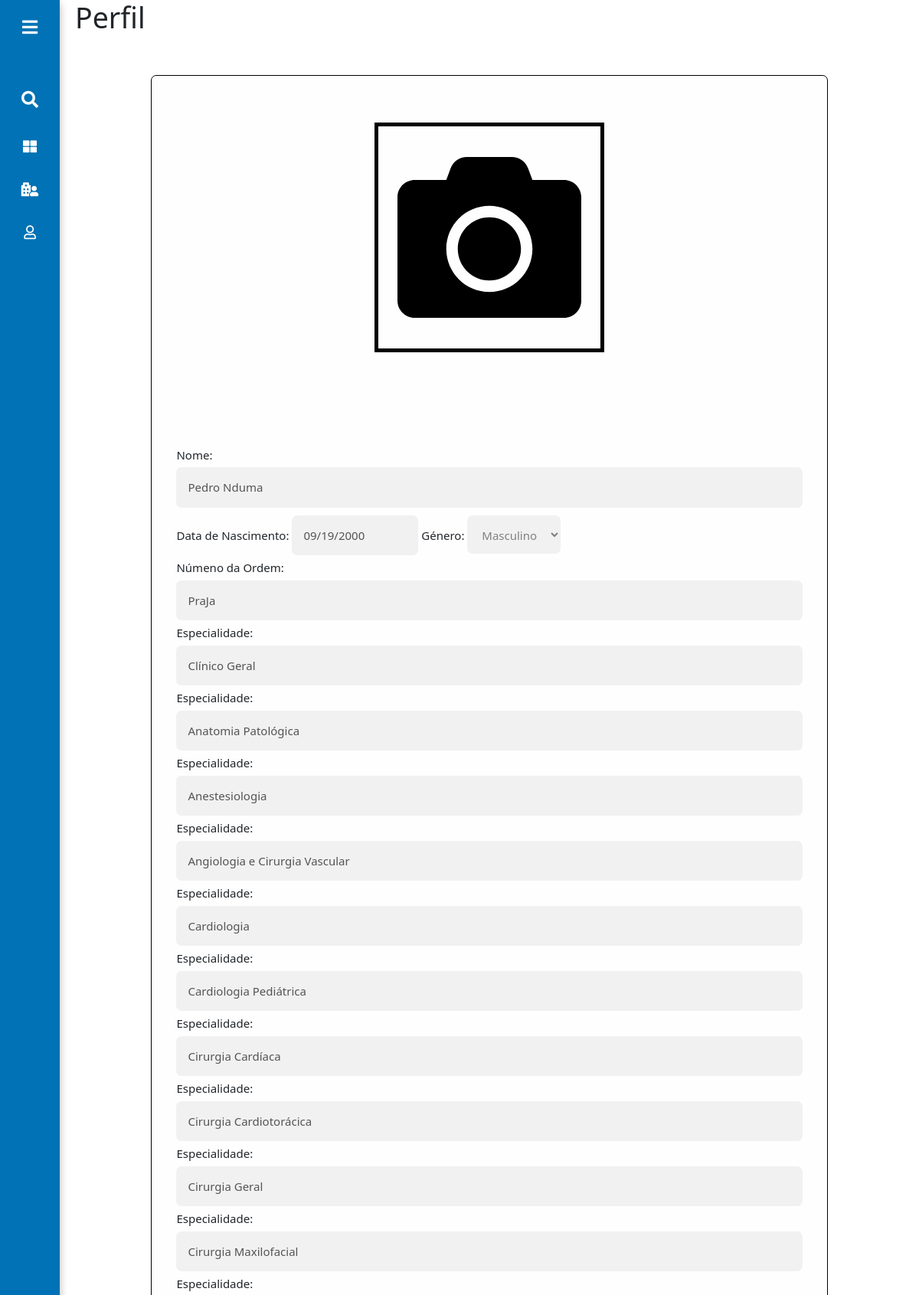
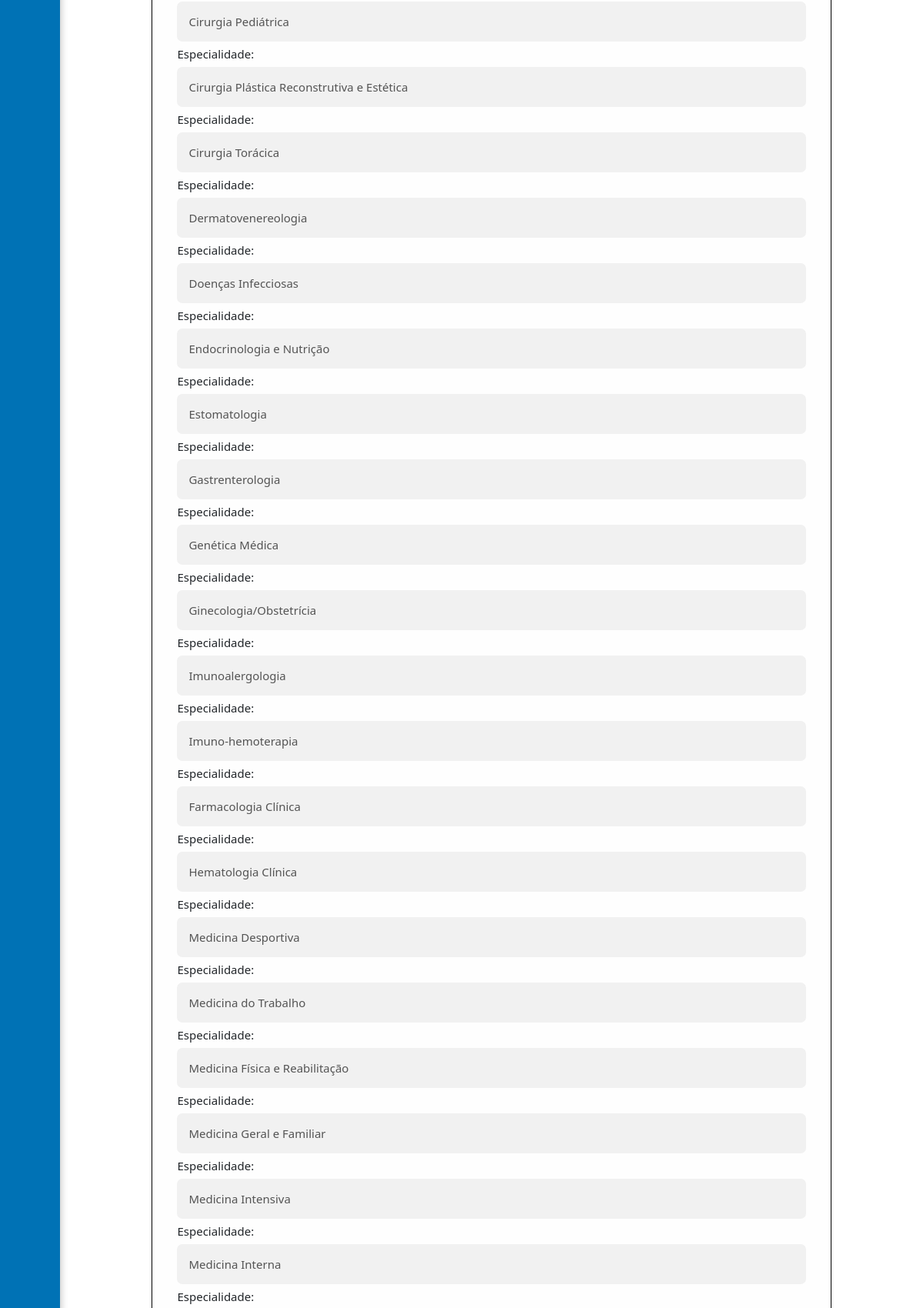
Screenshot of /interfaceusuario/Medico/perfil.php (signed in, upper part) with the database file from the repository (2 pictures, top to bottom).
### tables this page shows
CREATE TABLE IF NOT EXISTS `pessoa` (
  `idPessoa` int(11) NOT NULL AUTO_INCREMENT,
  `nomeUtilizador` varchar(100) DEFAULT NULL,
  `password` varchar(150) DEFAULT NULL,
  `nome` varchar(200) DEFAULT NULL,
  `peso` float DEFAULT NULL,
  `dataNasc` date DEFAULT NULL,
  `genero` varchar(25) DEFAULT NULL,
  `estCivil` varchar(25) DEFAULT NULL,
  `tipoSang` varchar(10) DEFAULT NULL,
  `tipoUser` varchar(20) DEFAULT NULL,
  `endereco` varchar(100) NOT NULL,
  `codMunicipio` int(11) NOT NULL,
  `documentoIdentificacao` varchar(100) NOT NULL,
  `numeroDocumento` varchar(100) NOT NULL,
  `foto` varchar(255) NOT NULL,
  PRIMARY KEY (`idPessoa`),
  KEY `codMunicipio` (`codMunicipio`)
);

CREATE TABLE IF NOT EXISTS `medico` (
  `numOrdem` varchar(20) NOT NULL,
  `idPessoa` int(11) DEFAULT NULL,
  `descricao` varchar(200) NOT NULL,
  PRIMARY KEY (`numOrdem`),
  UNIQUE KEY `numOrdem` (`numOrdem`),
  KEY `idPessoa` (`idPessoa`)
);

CREATE TABLE IF NOT EXISTS `especialidademedico` (
  `numOrdem` varchar(20) DEFAULT NULL,
  `codEspecialidade` int(11) DEFAULT NULL,
  KEY `codEspecialidade` (`codEspecialidade`),
  KEY `numOrdem` (`numOrdem`)
);

CREATE TABLE IF NOT EXISTS `especialidade` (
  `codEspecialidade` int(11) NOT NULL AUTO_INCREMENT,
  `nome` varchar(100) DEFAULT NULL,
  PRIMARY KEY (`codEspecialidade`)
);

### interfaceusuario/Medico/perfil.php (the view, shortened to what this page needs)
<!DOCTYPE html>
<html lang="pt-PT">
<head>
    <link rel="stylesheet" type="text/css" href="../../css/estilo.css">
    <link rel="stylesheet" type="text/css" href="../../css/interfaceusuario.css">
    <link rel="stylesheet" type="text/css" href="../../css/bootstrap.min.css">
    <link rel="stylesheet" type="text/css" href="../../css/all.css">
    <link rel="stylesheet" type="text/css" href="../../css/marcacao.css">
    <link rel="stylesheet" type="text/css" href="../../css/foto.css">
</head>
<body>
    <?php include_once "menu.php"; ?>
    <section class="home-section" style="background-color: white;" id="perfil">
        <div class="text">
            <div class="row">
                <div class="col-lg-12">
                    <h1>Perfil</h1>
                </div>
            </div>
            <div class="row mt-5">
                <div class="formulario">
                    <?php $sql = "SELECT * FROM pessoa WHERE idPessoa = {$_SESSION["idPessoa"]}";
                    $dados = mysqli_query($mysqli, $sql);
                    while ($row = mysqli_fetch_assoc($dados)) { ?>
                        <form style="display: block;" class="formRegElm">
                            <div class="espacoImagem">
                                <div class="conteudoImagem">
                                    <?php if (!empty($row['foto'])) {
                                        $foto = $row['foto'];
                                    } else {
                                        $foto = 'camera-solid.svg';
                                    } ?>
                                    <img src="../../imagens/<?php echo $foto; ?>" alt="" id="fotografia">
                                </div>
                            </div>
                            <label for="nome">Nome:</label>
                            <input type="text" name="nome" id="nome" value="<?php echo $row['nome']; ?>" <?php echo isset($_GET['editar']) ? "" : "disabled"; ?>>
                            <label for="dataNasc">Data de Nascimento:</label>
                            <input type="date" name="dataNasc" id="dataNasc" value="<?php echo $row['dataNasc']; ?>" <?php echo isset($_GET['editar']) ? "" : "disabled"; ?> style="width: auto">
                            <label>Género:</label>
                            <select <?php echo isset($_GET['editar']) ? "" : "disabled"; ?> style="width: auto; height: 50px;">
                                <option value="<?php echo $row['genero']; ?>"><?php echo $row['genero']; ?></option>
                            </select>
                            <?php $sql1 = "SELECT * FROM medico WHERE idPessoa = {$row['idPessoa']}";
                            $dados1 = mysqli_query($mysqli, $sql1);
                            while ($row1 = mysqli_fetch_assoc($dados1)) { ?>
                                <br>
                                <label for="numOrdem">Númeno da Ordem:</label>
                                <input type="text" name="numOrdem" id="numOrdem" value="<?php echo $row1['numOrdem']; ?>" <?php echo isset($_GET['editar']) ? "" : "disabled"; ?>>
                                <?php
                                $sql2 = "SELECT * from especialidade esp JOIN especialidademedico espm on(esp.codEspecialidade = espm.codEspecialidade) WHERE numOrdem = '{$row1['numOrdem']}'";
                                $dados2 = mysqli_query($mysqli, $sql2);
                                while ($row2 = mysqli_fetch_assoc($dados2)) { ?>
                                    <label for="nome">Especialidade:</label>
                                    <input type="text" name="nome" id="nome" value="<?php echo $row2['nome']; ?>" <?php echo isset($_GET['editar']) ? "" : "disabled"; ?>>
                                <?php }
                                } ?>
                                <?php $sql4 = "SELECT * FROM email WHERE idPessoa = {$row['idPessoa']}";
                                $dados4 = mysqli_query($mysqli, $sql4);
                                while ($row4 = mysqli_fetch_assoc($dados4)) { ?>
                                    <input type="email" name="endereco" id="endereco" value="<?php echo $row4['endereco']; ?>" <?php echo isset($_GET['editar']) ? "" : "disabled"; ?> style="width: auto;height: 50px;"><br>
                                <?php };
                                while ($row5 = mysqli_fetch_assoc($dados5)) { ?>
                                <br>
                        </form>
                <?php }
                        } ?>
                </div>
            </div>
        </div>
    </section>
</body>
</html>

### css/estilo.css (style rules this page uses)
*, *:before, *:after { box-sizing: border-box; }
html, body { font-family: "Times New Roman", sans-serif; font-size: 15px; line-height: 1.5; box-sizing: border-box; }
input[type="text"], input[type="password"], input[type="date"], input[type="tel"], input[type="number"], input[type="time" i], select, textarea { width: 100%; padding: 15px; margin: 5px 0; display: inline-block; border: none; box-sizing: border-box; background: #f1f1f1; border-radius: 7px; }
.formulario { background-color: #fefefe; margin: 5% auto 15% auto; border: 1px solid black; width: 60%; border-radius: 7px; }
.formRegElm { padding: 16px; margin: 5px; }
.home-section { position: relative; background: #e4e9f7; min-height: 100vh; top: 0; left: 78px; width: calc(100% - 78px); transition: all 0.5s ease; z-index: 2; }
.home-section .text { margin: 0 20px; }
.row .formulario { width: 80%; }

### css/foto.css (style rules this page uses)
.espacoImagem { max-width: 300px; margin: 5% auto 15% auto; width: 50%; }
.conteudoImagem { padding: 10px; border: 5px solid black; cursor: pointer; }
#fotografia { margin: 15px; }

### rows the page displays
pessoa: nome "Pedro Nduma", dataNasc "09/19/2000", genero "Masculino"
medico: numOrdem "PraJa"
especialidademedico: nome "Clínico Geral"
especialidademedico: nome "Anatomia Patológica"
especialidademedico: nome "Anestesiologia"
especialidademedico: nome "Angiologia e Cirurgia Vascular"
especialidademedico: nome "Cardiologia"
especialidademedico: nome "Cardiologia Pediátrica"
especialidademedico: nome "Cirurgia Cardíaca"
especialidademedico: nome "Cirurgia Cardiotorácica"
especialidademedico: nome "Cirurgia Geral"
especialidademedico: nome "Cirurgia Maxilofacial"
especialidademedico: nome "Cirurgia Pediátrica"
especialidademedico: nome "Cirurgia Plástica Reconstrutiva e Estética"
especialidademedico: nome "Cirurgia Torácica"
especialidademedico: nome "Dermatovenereologia"
especialidademedico: nome "Doenças Infecciosas"
especialidademedico: nome "Endocrinologia e Nutrição"
especialidademedico: nome "Estomatologia"
especialidademedico: nome "Gastrenterologia"
especialidademedico: nome "Genética Médica"
especialidademedico: nome "Ginecologia/Obstetrícia"
especialidademedico: nome "Imunoalergologia"
especialidademedico: nome "Imuno-hemoterapia"
especialidademedico: nome "Farmacologia Clínica"
especialidademedico: nome "Hematologia Clínica"
especialidademedico: nome "Medicina Desportiva"
especialidademedico: nome "Medicina do Trabalho"
especialidademedico: nome "Medicina Física e Reabilitação"
especialidademedico: nome "Medicina Geral e Familiar"
especialidademedico: nome "Medicina Intensiva"
especialidademedico: nome "Medicina Interna"
